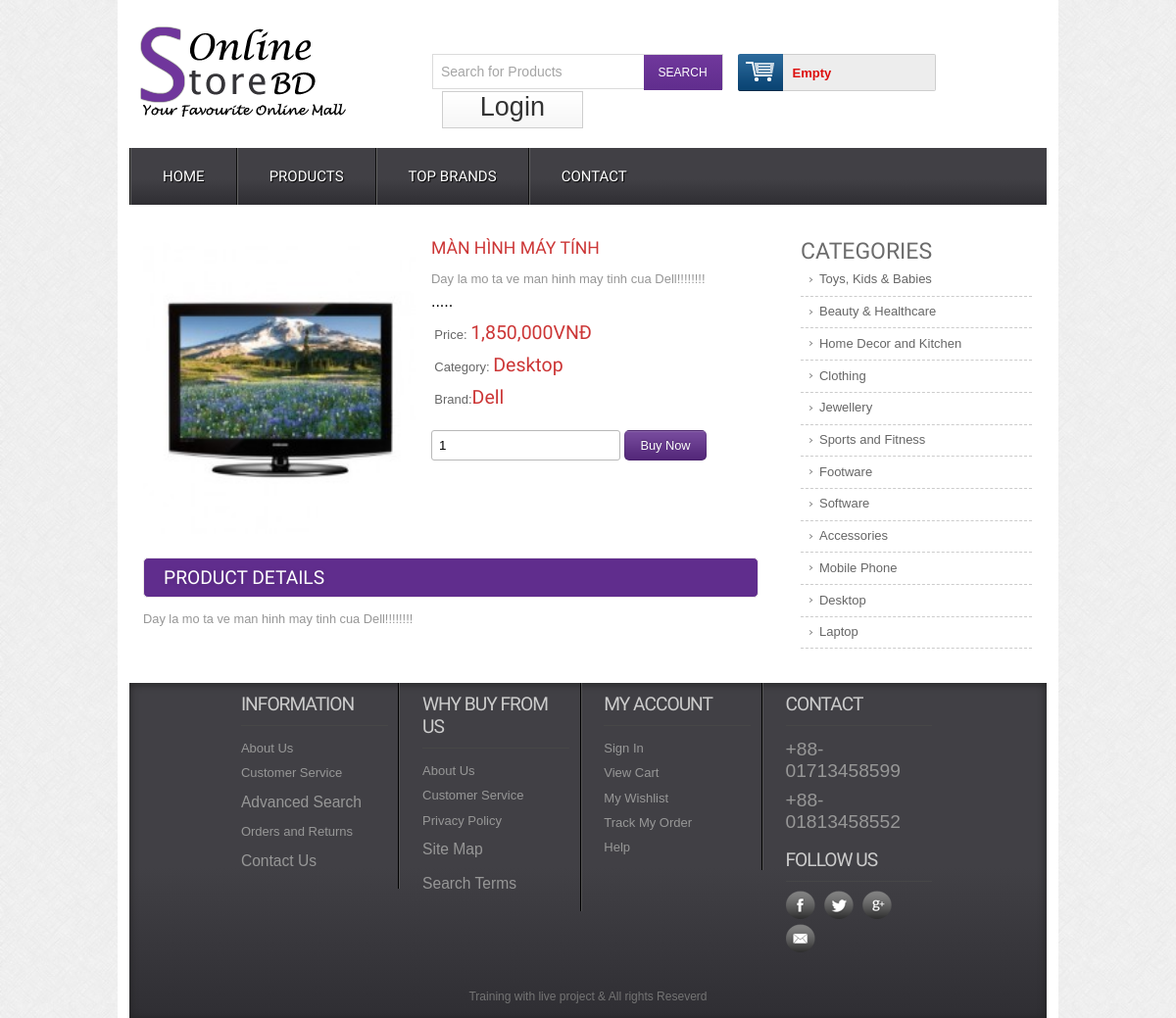
The app's page /details.php?proID=3 with its own data.
### tables this page shows
CREATE TABLE `tbl_product` (
  `productID` int(11) NOT NULL,
  `productName` tinytext NOT NULL,
  `catID` int(11) NOT NULL,
  `brandID` int(11) NOT NULL,
  `product_desc` text NOT NULL,
  `type` int(11) NOT NULL,
  `price` varchar(255) NOT NULL,
  `image` varchar(255) NOT NULL
);

CREATE TABLE `tbl_category` (
  `catID` int(11) NOT NULL,
  `catName` varchar(255) NOT NULL
);

CREATE TABLE `tbl_brand` (
  `brandID` int(11) NOT NULL,
  `brandName` varchar(255) NOT NULL
);

### classes/product.php (called while the page is built, shortened)
<?php
$filepath = realpath(dirname(__FILE__));
include_once ($filepath.'/../lib/database.php');
include_once ($filepath.'/../helpers/format.php');
?>
<?php
class product
{
    private $db;
    public function __construct()
    {
        $this->db = new Database();
    }
    public function get_details($id) {
        $query = "SELECT tbl_product.*, tbl_category.catName, tbl_brand.brandName
            FROM tbl_product INNER JOIN tbl_category ON tbl_product.catID = tbl_category.catID
            INNER JOIN tbl_brand ON tbl_product.brandID = tbl_brand.brandID
            WHERE tbl_product.productID = '$id' LIMIT 1" ;
        $result = $this->db->select($query);
        return $result;
    }
}
?>

### lib/database.php (called while the page is built, shortened)
<?php
class Database
{
    public $host   = DB_HOST;
    public $user   = DB_USER;
    public $pass   = DB_PASS;
    public $dbname = DB_NAME;
    public $link;
    private function connectDB()
    {
        $this->link = new mysqli(
            $this->host,
            $this->user,
            $this->pass,
            $this->dbname
        );
    }
    public function select($query)
    {
        $result = $this->link->query($query) or
            die($this->link->error . __LINE__);
        if ($result->num_rows > 0) {
            return $result;
        } else {
            return false;
        }
    }
}

### helpers/format.php (called while the page is built, shortened)
<?php
class Format {
    public function textShorten($text, $limit = 400)
    {
        $text = $text . " ";
        $text = substr($text, 0, $limit);
        $text = substr($text, 0, strrpos($text, ' '));
        $text = $text . ".....";
        return $text;
    }
}

### classes/category.php (called while the page is built, shortened)
<?php
$filepath = realpath(dirname(__FILE__));
include_once ($filepath.'/../lib/database.php');
include_once ($filepath.'/../helpers/format.php');
?>
<?php
class category
{
    private $db;
    public function __construct()
    {
        $this->db = new Database();
    }
    public function show_category_frontEnd()
    {
        $query = "SELECT * FROM tbl_category ORDER BY catID DESC";
        $result = $this->db->select($query);
        return $result;
    }
}
?>

### details.php (the view, shortened to what this page needs)
<?php
include 'inc/header.php';
?>
<?php
if (isset($_GET['proID']) && $_GET['proID'] != NULL) {
    $id = $_GET['proID'];
} else {
    echo "<script>window.location ='404.php'</script>";
}
?>
<div class="main">
	<div class="content">
		<div class="section group">
			<?php
			$get_product_details = $product->get_details($id);
			if($get_product_details) {
				while($result_details = $get_product_details->fetch_assoc()) {
			?>
			<div class="cont-desc span_1_of_2">
				<div class="grid images_3_of_2">
					<img src="admin/uploads/<?php echo $result_details['image'] ?>" alt="" />
				</div>
				<div class="desc span_3_of_2">
					<h2><?php echo $result_details['productName'] ?></h2>
					<p><?php echo $fm->textShorten($result_details['product_desc'], 100)  ?></p>
					<div class="price">
						<p>Price: <span><?php echo number_format($result_details['price']).'VNĐ'  ?></span></p>
						<p>Category: <span><?php echo $result_details['catName'] ?></span></p>
						<p>Brand:<span><?php echo $result_details['brandName'] ?></span></p>
					</div>
					<div class="add-cart">
						<form action="" method="post">
							<input type="number" class="buyfield" name="quantity" value="1" min="1" />
							<input type="submit" class="buysubmit" name="submit" value="Buy Now" />
						</form>
					</div>
				</div>
				<div class="product-desc">
					<h2>Product Details</h2>
					<p><?php echo $result_details['product_desc'] ?></p>
				</div>
			</div>
			<?php
				}
			}
			?>
			<div class="rightsidebar span_3_of_1">
				<h2>CATEGORIES</h2>
				<ul>
					<?php
					$get_category_list = $cat->show_category_frontEnd();
					if($get_category_list) {
						while($result_cat_list = $get_category_list->fetch_assoc()) {
					?>
					<li>
						<a href="productbycat.php?catID=<?php echo $result_cat_list['catID'] ?>"><?php echo $result_cat_list['catName'] ?></a>
					</li>
					<?php
						}
					}
					?>
				</ul>
			</div>
		</div>
	</div>
	<?php
	include 'inc/footer.php';
	?>

### css/style.css (style rules this page uses)
html,body,div,span,applet,object,iframe,h1,h2,h3,h4,h5,h6,p,blockquote,pre,a,abbr,acronym,address,big,cite,code,del,dfn,em,img,ins,kbd,q,s,samp,small,strike,strong,sub,sup,tt,var,b,u,i,dl,dt,dd,ol,nav ul,nav li,fieldset,form,label,legend,table,caption,tbody,tfoot,thead,tr,th,td,article,aside,canvas,details,embed,figure,figcaption,footer,header,hgroup,menu,nav,output,ruby,section,summary,time,mark,audio,video { margin:0;padding:0;border:0;font-size:100%;font:inherit;vertical-align:baseline; }
ol,ul { list-style:none;margin:0;padding:0; }
a { text-decoration:none; }
img { max-width:100%; }
body { font-family:Arial, Helvetica, sans-serif; background:url(../images/body_bg3.jpg); }
input[type="number"] { border: 1px solid #b8b8b8; border-radius: 3px; padding: 7px; }
.buysubmit { background: #602d8d url("../images/large-button-overlay.png") repeat scroll 0 0; border: 1px solid rgba(0, 0, 0, 0.1); border-radius: 5px; color: #fff; font-family: Arial,"Helvetica Neue","Helvetica",Tahoma,Verdana,sans-serif; font-size: 0.8em; padding: 7px 15px; text-shadow: 0 -1px 1px rgba(0, 0, 0, 0.25); cursor:pointer; outline:none; }
.section { clear: both; padding: 0px; margin: 0px; }
.group:before, .group:after { content:""; display:table; }
.group:after { clear:both; }
.group { zoom:1; }
.content { padding:20px 0; background:#FFF; }
.content h2 { font-size:23px; color:#6C6C6C; font-family: 'Monda', sans-serif; }
.cont-desc { display: block; float:left; clear:both; }
.rightsidebar { display: block; float:left; margin: 0% 0 0% 1.6%; }
.cont-desc:first-child { margin-left: 0; }
.desc { display: block; float:left; margin: 0% 0 0% 2.6%; }
.span_1_of_2 { width: 67.1%; padding:1.5%; }
.images_3_of_2 { width: 44.2%; float:left; text-align:center; }
.span_3_of_2 { width: 53.2%; }
.span_3_of_1 { width: 25.2%; padding:1.5%; }
.images_3_of_2 img { height: 302px; max-width: 100%; width: 100%; }
.span_3_of_2 h2 { font-family: 'Monda', sans-serif; font-size:1.1em; color: #CC3636; font-weight : normal; margin-top: 0px; text-transform:uppercase; }
.span_3_of_2 p { font-size:0.8125em; padding:0.3em 0; color:#969696; line-height: 1.6em; font-family : verdana, arial, helvetica, helve, sans-serif; }
.price p { font-size:0.8125em; padding:1.5% 1%; color: #666; vertical-align:top; }
.price p span { font-size:1.5em; font-family: 'Monda', sans-serif; color: #CC3636; }
.add-cart { padding-top:15px; }
.product-desc,.product-tags { clear:both; padding-top:20px; }
.product-desc h2,.product-tags h2 { padding:8px 20px; background:#602D8D; border: 1px solid #EBE8E8; border-radius: 5px; -webkit-border-radius: 5px; -moz-border-radius: 5px; -o-border-radius: 5px; font-family: 'Monda', sans-serif; font-size:1.2em; color:#FFF; text-transform: uppercase; text-shadow:0 1px 5px rgba(34, 34, 34, 0.17); }
.product-desc p { font-size: 0.8em; padding: 0.3em 0; color: #969696; line-height: 1.6em; font-family: verdana, arial, helvetica, helve, sans-serif; }
.span_3_of_1 li a { font-size:0.8125em; padding:0.42em 8%; color: #666; display: block; line-height: 1.6em; font-family : Arial, Helvetica, sans-serif; border-bottom:1px dashed #CCC; background: url(../images/drop_arrow.png) no-repeat 5px 11px; }

### records on screen
tbl_product: image (picture), productName "MÀN HÌNH MÁY TÍNH", product_desc "Day la mo ta ve man hinh may tinh cua Dell!!!!!!!! .....", price "1,850,000", catID.catName "Desktop", brandID.brandName "Dell", product_desc "Day la mo ta ve man hinh may tinh cua Dell!!!!!!!!"
tbl_category: catName "Toys, Kids & Babies"
tbl_category: catName "Beauty & Healthcare"
tbl_category: catName "Home Decor and Kitchen"
tbl_category: catName "Clothing"
tbl_category: catName "Jewellery"
tbl_category: catName "Sports and Fitness"
tbl_category: catName "Footware"
tbl_category: catName "Software"
tbl_category: catName "Accessories"
tbl_category: catName "Mobile Phone"
tbl_category: catName "Desktop"
tbl_category: catName "Laptop"
